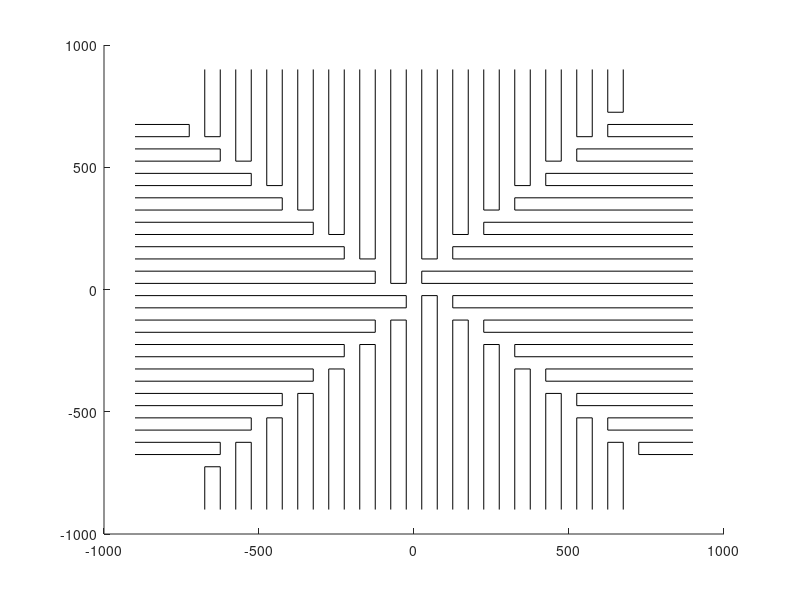

This figure's MATLAB source:
function plotElArray()
NQ_el = 14;
el_pos = zeros(4*NQ_el, 4, 2);

q1_x = (0:100:(NQ_el-1)*100) - (NQ_el-1)/2*100;
q1_y = -[0:100:(NQ_el/2-1)*100 (NQ_el/2 - 2)*100:-100:-100] + (NQ_el-1)/2*100 - 25;

el_x = [-25 -25 25 25];
el_y = [900 0 0 900];

k = 1;
for th = 0:-pi/2:-2*pi
    for i=1:numel(q1_x)
        x_tmp = el_x + q1_x(i);
        y_tmp = min(el_y + q1_y(i), 900);
        el_pos(k,:,1) = cos(th)*x_tmp - sin(th)*y_tmp;
        el_pos(k,:,2) = sin(th)*x_tmp + cos(th)*y_tmp;
        k = k + 1;
    end
end

hold on
for i = 1:56
    el_pos_i = squeeze(el_pos(i,:,:));
    z = ones(numel(el_pos_i(:,1)), 1);
    plot3(el_pos_i(:,1), el_pos_i(:,2), z, 'k-')
%     pause(.1)
end
hold off

end

